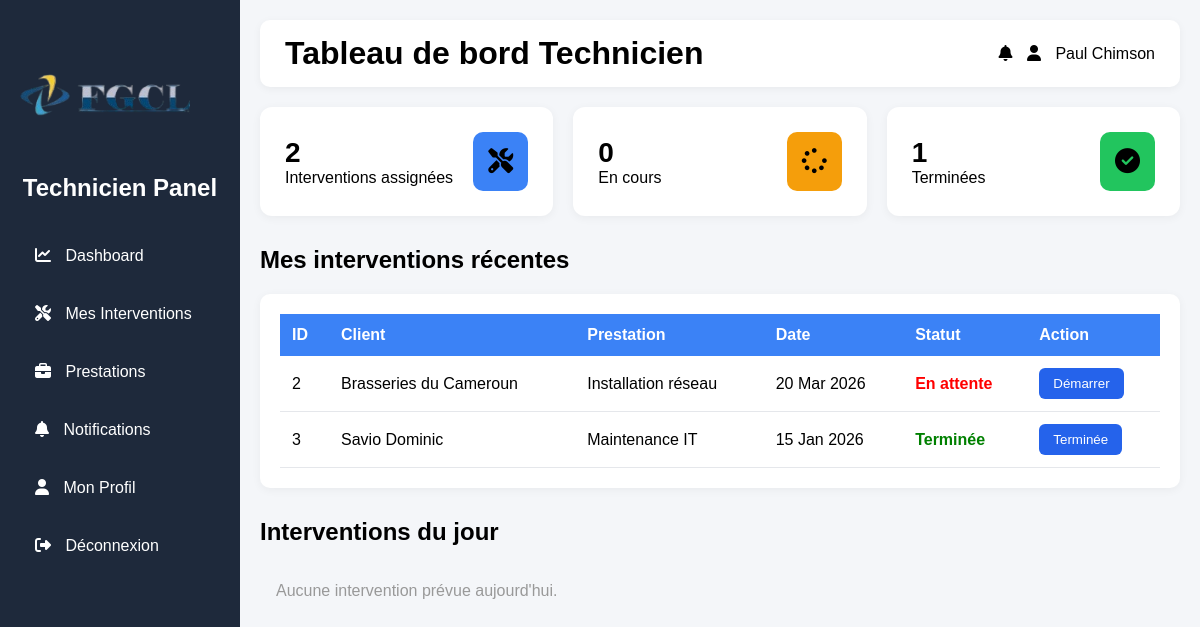
Screenshot of /app/views/technicien/dashboard.php (signed in) with the database file from the repository.
### tables this page shows
CREATE TABLE utilisateurs (
    id           INT AUTO_INCREMENT PRIMARY KEY,
    nom          VARCHAR(100)  NOT NULL,
    prenom       VARCHAR(100)  NOT NULL,
    email        VARCHAR(150)  NOT NULL UNIQUE,
    mot_de_passe VARCHAR(255)  NOT NULL,
    role         ENUM('admin','technicien','client') NOT NULL DEFAULT 'client',
    telephone    VARCHAR(20)   DEFAULT NULL,
    adresse      TEXT          DEFAULT NULL,
    actif        TINYINT(1)    NOT NULL DEFAULT 1,
    created_at   DATETIME      NOT NULL DEFAULT CURRENT_TIMESTAMP,
    updated_at   DATETIME      NOT NULL DEFAULT CURRENT_TIMESTAMP ON UPDATE CURRENT_TIMESTAMP
);

CREATE TABLE interventions (
    id                INT AUTO_INCREMENT PRIMARY KEY,
    prestation_id     INT  NOT NULL,
    technicien_id     INT  NOT NULL,
    rapport           TEXT DEFAULT NULL,
    statut            ENUM('planifie','en_cours','termine') NOT NULL DEFAULT 'planifie',
    date_intervention DATETIME NOT NULL,
    created_at        DATETIME NOT NULL DEFAULT CURRENT_TIMESTAMP,
    updated_at        DATETIME NOT NULL DEFAULT CURRENT_TIMESTAMP ON UPDATE CURRENT_TIMESTAMP,
    CONSTRAINT fk_intv_prest FOREIGN KEY (prestation_id)
        REFERENCES prestations(id) ON DELETE CASCADE,
    CONSTRAINT fk_intv_tech FOREIGN KEY (technicien_id)
        REFERENCES utilisateurs(id) ON DELETE RESTRICT
);

CREATE TABLE prestations (
    id            INT AUTO_INCREMENT PRIMARY KEY,
    titre         VARCHAR(200)   NOT NULL,
    description   TEXT           DEFAULT NULL,
    client_id     INT            NOT NULL,
    technicien_id INT            DEFAULT NULL,
    statut        ENUM('en_attente','en_cours','termine','annule') NOT NULL DEFAULT 'en_attente',
    date_debut    DATE           DEFAULT NULL,
    date_fin      DATE           DEFAULT NULL,
    montant       DECIMAL(12,2)  NOT NULL DEFAULT 0.00,
    created_at    DATETIME       NOT NULL DEFAULT CURRENT_TIMESTAMP,
    updated_at    DATETIME       NOT NULL DEFAULT CURRENT_TIMESTAMP ON UPDATE CURRENT_TIMESTAMP,
    CONSTRAINT fk_prest_client FOREIGN KEY (client_id)
        REFERENCES utilisateurs(id) ON DELETE RESTRICT,
    CONSTRAINT fk_prest_tech FOREIGN KEY (technicien_id)
        REFERENCES utilisateurs(id) ON DELETE SET NULL
);

### app/helpers/auth.php (called while the page is built, shortened)
<?php
function getUser(): ?array
{
    return $_SESSION['user'] ?? null;
}
function e(string $value): string
{
    return htmlspecialchars($value, ENT_QUOTES, 'UTF-8');
}

### app/views/technicien/dashboard.php (the view, shortened to what this page needs)
<?php
require_once __DIR__ . '/../../helpers/auth.php';
$pdo  = getPDO();
$user = getUser();
$techId = $user['id'];
$interventions = $pdo->prepare(
    "SELECT i.*, p.titre AS prestation_titre,
            CONCAT(c.nom,' ',c.prenom) AS client_nom,
            c.adresse AS client_lieu
     FROM interventions i
     JOIN prestations p  ON i.prestation_id = p.id
     JOIN utilisateurs c ON p.client_id = c.id
     WHERE i.technicien_id = :id
     ORDER BY i.date_intervention DESC"
);
$interventions->execute([':id' => $techId]);
$interventions = $interventions->fetchAll();
$aujourdhui = date('Y-m-d');
$intv_jour = array_filter($interventions, fn($i) =>
    date('Y-m-d', strtotime($i['date_intervention'])) === $aujourdhui
);
$total   = count($interventions);
$enCours = count(array_filter($interventions, fn($i) => $i['statut'] === 'en_cours'));
$termine = count(array_filter($interventions, fn($i) => $i['statut'] === 'termine'));
$profil = $pdo->prepare("SELECT * FROM utilisateurs WHERE id = :id");
$profil->execute([':id' => $techId]);
function statutBadge(string $s): string {
    return match($s) {
        'planifie' => '<span class="attente">En attente</span>',
        'en_cours' => '<span class="en-cours">En cours</span>',
        'termine'  => '<span class="termine">Terminée</span>',
        default    => htmlspecialchars($s),
    };
}
?>
<!DOCTYPE html>
<html lang="fr">
<head>
    <link rel="stylesheet" href="https://cdnjs.cloudflare.com/ajax/libs/font-awesome/6.5.0/css/all.min.css">
    <link rel="stylesheet" href="<?= BASE_URL ?>/public/css/technicien.css">
</head>
<body>
<div class="sidebar">
    <div class="logo">
        <img src="<?= BASE_URL ?>/public/images/logo.png" alt="logo" width="170px" height="150px">
    </div>
    <h2>Technicien Panel</h2>
    <ul>
        <li onclick="showSection('dashboard')"><i class="fa-solid fa-chart-line"></i> Dashboard</li>
        <li onclick="showSection('interventions')"><i class="fa-solid fa-screwdriver-wrench"></i> Mes Interventions</li>
        <li onclick="showSection('prestations')"><i class="fa-solid fa-briefcase"></i> Prestations</li>
        <li onclick="showSection('notifications')"><i class="fa-solid fa-bell"></i> Notifications</li>
        <li onclick="showSection('profil')"><i class="fa-solid fa-user"></i> Mon Profil</li>
        <li onclick="window.location.href='<?= BASE_URL ?>/app/controllers/AuthController.php?action=logout'">
            <i class="fa-solid fa-right-from-bracket"></i> Déconnexion
        </li>
    </ul>
</div>
<div class="main">
    <header>
        <div class="topbar">
            <h1>Tableau de bord Technicien</h1>
            <div>
                <i class="fa-solid fa-bell"></i>
                <i class="fa-solid fa-user"></i>
                <?= e($user['prenom'] . ' ' . $user['nom']) ?>
            </div>
        </div>
    </header>
    <div id="dashboard" class="section active">
        <div class="cards">
            <div class="card">
                <div><h3><?= $total ?></h3><p>Interventions assignées</p></div>
                <div class="iconBox blue"><i class="fa-solid fa-screwdriver-wrench"></i></div>
            </div>
            <div class="card">
                <div><h3><?= $enCours ?></h3><p>En cours</p></div>
                <div class="iconBox orange"><i class="fa-solid fa-spinner"></i></div>
            </div>
            <div class="card">
                <div><h3><?= $termine ?></h3><p>Terminées</p></div>
                <div class="iconBox green"><i class="fa-solid fa-circle-check"></i></div>
            </div>
        </div>
        <h2>Mes interventions récentes</h2>
        <section class="table-container">
            <table class="intervention-table">
                <thead>
                    <tr><th>ID</th><th>Client</th><th>Prestation</th><th>Date</th><th>Statut</th><th>Action</th></tr>
                </thead>
                <tbody>
                <?php foreach (array_slice($interventions, 0, 5) as $i): ?>
                <tr>
                    <td><?= $i['id'] ?></td>
                    <td><?= e($i['client_nom']) ?></td>
                    <td><?= e($i['prestation_titre']) ?></td>
                    <td><?= date('d M Y', strtotime($i['date_intervention'])) ?></td>
                    <td><?= statutBadge($i['statut']) ?></td>
                    <td>
                        <?php if ($i['statut'] === 'planifie'): ?>
                            <button onclick="changerStatut(<?= $i['id'] ?>, 'en_cours')">Démarrer</button>
                        <?php elseif ($i['statut'] === 'en_cours'): ?>
                            <button onclick="ouvrirRapport(<?= $i['id'] ?>)">Terminer</button>
                        <?php else: ?>
                            <button disabled>Terminée</button>
                        <?php endif; ?>
                    </td>
                </tr>
                <?php endforeach; ?>
                </tbody>
            </table>
        </section>
        <section class="interventions-jour">
            <h2>Interventions du jour</h2>
            <div class="intervention-list">
            <?php if (empty($intv_jour)): ?>
                <p style="color:#999;padding:16px">Aucune intervention prévue aujourd'hui.</p>
            <?php endif; ?>
            </div>
        </section>
    </div>
</div>
</body>
</html>

### public/css/technicien.css (style rules this page uses)
* { margin:0; padding:0; box-sizing:border-box; font-family:Arial, Helvetica, sans-serif; }
body { display:flex; background:#f4f6f9; }
.sidebar { width:240px; height:100vh; background:#1e293b; color:white; padding:20px; position:fixed; }
.sidebar h2 { text-align:center; margin-bottom:30px; }
.sidebar ul { list-style:none; }
.sidebar ul li { padding:15px; cursor:pointer; border-radius:8px; margin-bottom:10px; transition:0.3s; }
.sidebar i { margin-right:10px; }
.main { margin-left:240px; width:100%; padding:20px; }
.topbar { display:flex; justify-content:space-between; align-items:center; background:white; padding:15px 25px; border-radius:10px; box-shadow:0 2px 8px rgba(0,0,0,0.05); margin-bottom:20px; }
.topbar i { margin-right:10px; cursor:pointer; }
.section { display:none; opacity:0; transform:translateY(20px); transition:all 0.4s ease; }
.section.active { display:block; opacity:1; transform:translateY(0); }
.cards { display:grid; grid-template-columns:repeat(auto-fit,minmax(200px,1fr)); gap:20px; margin-bottom:30px; }
.card { background:white; padding:25px; border-radius:12px; display:flex; justify-content:space-between; align-items:center; box-shadow:0 2px 10px rgba(0,0,0,0.05); transition:all 0.4s ease; }
.card h3 { font-size:28px; }
.iconBox { font-size:25px; padding:15px; border-radius:10px; color:white; }
.iconBox i { color: black; }
.blue { background:#3b82f6; }
.green { background:#22c55e; }
.orange { background:#f59e0b; }
.table-container { background:white; padding:20px; border-radius:10px; box-shadow:0 2px 10px rgba(0,0,0,0.05); margin-top:20px; }
table { width:100%; border-collapse:collapse; }
th { background:#3b82f6; color:white; }
table th { padding:12px; text-align:left; background:#3b82f6; color:white; }
table td { padding:12px; border-bottom:1px solid #e5e7eb; }
.interventions-jour { margin-top:30px; }
.interventions-jour h2 { margin-bottom:20px; }
.intervention-list { display:flex; flex-direction:column; gap:15px; }
.attente { color:red; font-weight:bold; }
.termine { color:green; font-weight:bold; }
button { padding:8px 14px; border:none; background:#2563eb; color:white; border-radius:6px; cursor:pointer; transition:0.3s; }

### rows the page displays
utilisateurs: prenom+nom "Paul Chimson"
interventions: id "2", client_nom "Brasseries du Cameroun", prestation.titre "Installation réseau", date_intervention "20 Mar 2026", statut "En attente"
interventions: id "3", client_nom "Savio Dominic", prestation.titre "Maintenance IT", date_intervention "15 Jan 2026", statut "Terminée"

### other values shown
$total "2"
$enCours "0"
$termine "1"
